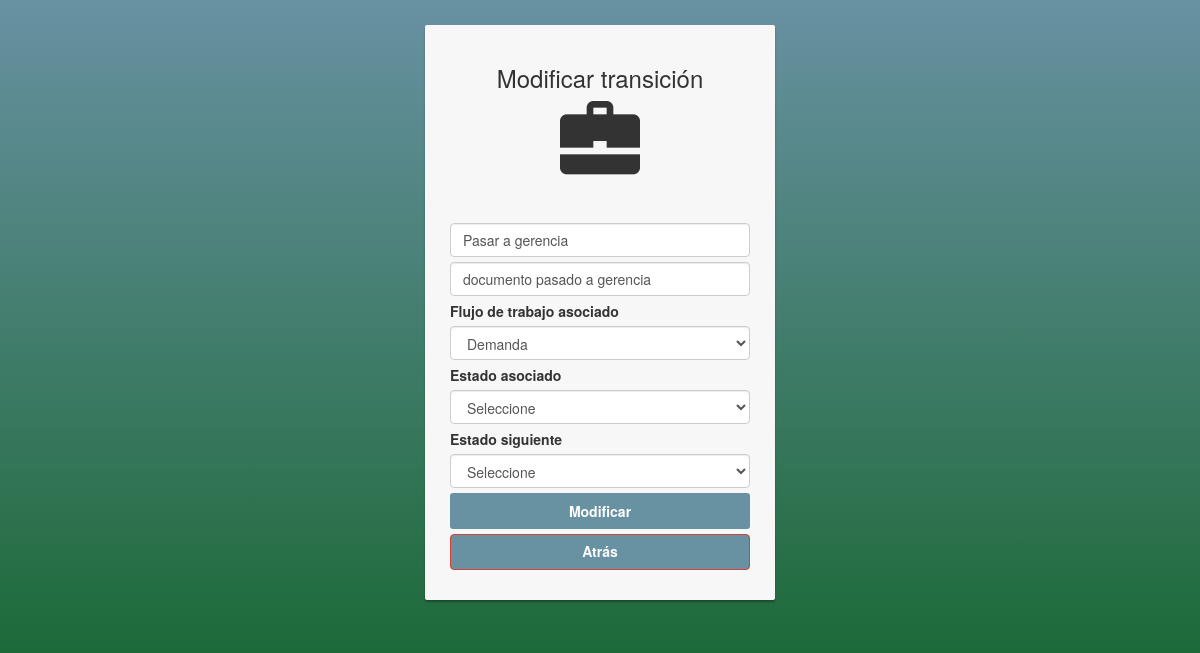
The app's page /transiciones/transicion.php?id=0 (signed in) with its own data.
### tables this page shows
CREATE TABLE `transicion` (
  `id_transicion` int(11) NOT NULL,
  `nombre` varchar(30) NOT NULL,
  `descripcion` varchar(80) NOT NULL,
  `estado_siguiente` int(11) NOT NULL,
  `estado_asociado` int(11) NOT NULL
);

### transiciones/transicion.php (the view, shortened to what this page needs)
<?php
require_once '../conexion.php';
$transicion_data['nombre'] = '';
$transicion_data['descripcion'] = '';
$transicion_data['id_workflow'] = '';
if ($_GET) {
    $id_transicion = $_GET['id'];
    $query = "SELECT * FROM transicion WHERE id_transicion = '$id_transicion' ORDER BY transicion.id_transicion";
    $result = mysqli_query($link, $query);
    $transicion_data = mysqli_fetch_assoc($result);
    $asociado = $transicion_data['estado_asociado'];
    $query = "SELECT * FROM estado WHERE id_estado = '$asociado'";
    $result = mysqli_query($link, $query);
    $row = mysqli_fetch_assoc($result);
    $transicion_data['id_workflow'] = $row['id_workflow'];
}
?>
<!DOCTYPE html>
<html>
<head>
    <link href="../css/bootstrap.min.css" rel="stylesheet">
    <link href="../css/form.css" rel="stylesheet">
</head>
<body>
<div class="container">
    <div class="card card-container">
        <div class="center-align">
            <?php if (!empty($transicion_data['nombre'])): ?>
                <h3 class="uppercase">Modificar transición</h3>
            <?php else: ?>
                <h3 class="uppercase">Nuevo transición</h3>
            <?php endif; ?>
        </div>
        <div class="profile-img-card center-align">
            <i class="glyphicon glyphicon-briefcase" style="font-size: 80px"></i>
        </div>
        <p id="profile-name" class="profile-name-card"></p>
        <form method="post" class="form-signin" id="transicion-new">
            <input type="text" name="nombre" class="form-control" placeholder="Nombre"
                   value="<?php echo $transicion_data['nombre'] ?>"
                   required autofocus>
            <input type="text" name="descripcion" class="form-control" placeholder="Descripción"
                   value="<?php echo $transicion_data['descripcion'] ?>"
                   required autofocus>
            <label for="id_workflow">Flujo de trabajo asociado</label>
            <select class="form-control" name="id_workflow" id="id_workflow">
                <?php
                $query = "SELECT * FROM workflow";
                $result = mysqli_query($link, $query);
                if (mysqli_num_rows($result) > 0)
                    while ($row = mysqli_fetch_assoc($result)) {
                        echo '<option ';
                        if ($row['id_workflow'] == $transicion_data['id_workflow'])
                            echo 'selected ';
                        echo 'value="' . $row['id_workflow'] . '">' . $row['nombre'] . '</option>';
                    }
                ?>
            </select>
            <label for="id_workflow">Estado asociado</label>
            <select class="form-control" name="estado_asociado" id="estado_asociado">
                <option value="null" selected>Seleccione</option>
            </select>
            <label for="id_workflow">Estado siguiente</label>
            <select class="form-control" name="estado_siguiente" id="estado_siguiente">
                <option value="null" selected>Seleccione</option>
            </select>
            <button class="btn btn-lg btn-primary btn-block btn-wrk" type="submit">
                <?php if (!empty($transicion_data['nombre'])) {
                    echo 'Modificar';
                } else {
                    echo 'Registrar';
                }
                ?>
            </button>
            <a class="btn btn-block btn-danger" href='lista.php'>Atrás</a>
        </form>
    </div>
</div>
</body>
</html>

### css/form.css (style rules this page uses)
body, html { height: 100%; background-repeat: no-repeat; background-image: linear-gradient(rgb(104, 145, 162), rgb(12, 97, 33)); }
.center-align { text-align: center; }
.card-container.card { max-width: 350px; }
.btn { font-weight: 700; height: 36px; -moz-user-select: none; -webkit-user-select: none; user-select: none; cursor: default; }
.card { background-color: #F7F7F7; padding: 20px 25px 30px; margin: 0 auto 25px; margin-top: 25px; -moz-border-radius: 2px; -webkit-border-radius: 2px; border-radius: 2px; -moz-box-shadow: 0px 2px 2px rgba(0, 0, 0, 0.3); -webkit-box-shadow: 0px 2px 2px rgba(0, 0, 0, 0.3); box-shadow: 0px 2px 2px rgba(0, 0, 0, 0.3); }
.profile-img-card { width: 96px; height: 96px; margin: 0 auto 10px; display: block; -moz-border-radius: 50%; -webkit-border-radius: 50%; border-radius: 50%; }
.profile-name-card { font-size: 16px; font-weight: bold; text-align: center; margin: 10px 0 0; min-height: 1em; }
.btn.btn-wrk { background-color: rgb(104, 145, 162); padding: 0px; font-weight: 700; font-size: 14px; height: 36px; -moz-border-radius: 3px; -webkit-border-radius: 3px; border-radius: 3px; border: none; -o-transition: all 0.218s; -moz-transition: all 0.218s; -webkit-transition: all 0.218s; transition: all 0.218s; margin-top:5px; }
.btn { background-color: rgb(104, 145, 162); -o-transition: all 0.218s; -moz-transition: all 0.218s; -webkit-transition: all 0.218s; transition: all 0.218s; }
input.form-control, select.form-control { margin-bottom: 5px ; }

### records on screen
transicion: nombre "Pasar a gerencia", descripcion "documento pasado a gerencia"

### other values on screen
form field id_workflow "Demanda"
